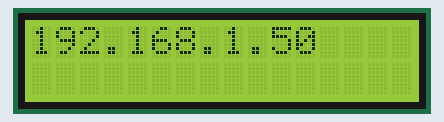
Recording of a program running on a simulated Raspberry Pi (BCM pin numbers). Parts: 16×2 character LCD. Library files of the repository ran but are not shown: I2C_LCD_driver.py. At 0.3 s the program stops and its outputs stay as they are.

Above: at 0.3 s.

The program:

print_ip_to_lcd.py
```python
# from https://www.circuitbasics.com/raspberry-pi-i2c-lcd-set-up-and-programming/
import socket
import I2C_LCD_driver


def get_local_ip():
    s = socket.socket(socket.AF_INET, socket.SOCK_DGRAM)
    try:
        s.connect(('8.8.8.8', 1)) # Doesn't really matter what ip, just have to try to connect to something
        IP = s.getsockname()[0]
    except:
        IP = '127.0.0.1'
    finally:
        s.close()
    return IP


def write_to_lcd():
    address = 0x3f  # check correct address
    mylcd = I2C_LCD_driver.lcd(address)
    mylcd.lcd_display_string(get_local_ip(), 1, 0)


if __name__ == "__main__":
    # To run on startup: https://stackoverflow.com/questions/24518522/run-python-script-at-startup-in-ubuntu
    write_to_lcd()
```
